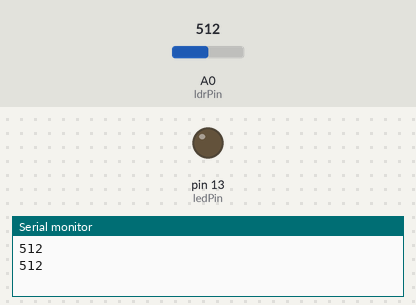
The sketch below on a simulated Arduino Uno, built with avr-gcc and run on an emulated ATmega328P. Parts: output pins drawn as LEDs (lit = HIGH), the last lines printed to the serial monitor. The test bench sets the inputs (shaded band); at power-on: A0 (ldrPin) = 512.

Above: at 1.8 s.
1.9 s: A0 (ldrPin) set to 488
At 3.2 s:
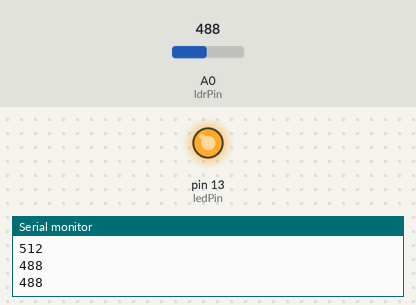
3.5 s: A0 (ldrPin) set to 510
At 4.8 s:
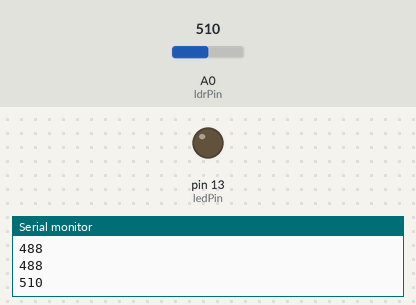
5.5 s: A0 (ldrPin) set to 490
At 6.3 s:
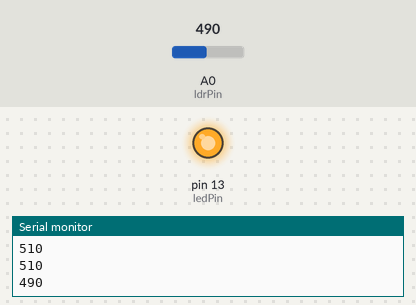
Timing chart, 0 to 8.5 s (numbered marks = the images above; inputs shaded):
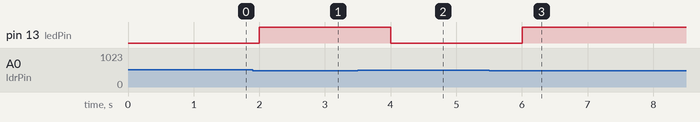

Measured:
- the behaviour switches between 500 and 499 on A0 (ldrPin) (found by bisection; images 0 and 1)
- after the input at 1.9 s, pin 13 (ledPin): LOW → HIGH after 0.10 s
- after the input at 3.5 s, pin 13 (ledPin): HIGH → LOW after 0.50 s
- after the input at 5.5 s, pin 13 (ledPin): LOW → HIGH after 0.50 s

The sketch:

Exp03.ino
```cpp
const int ldrPin = A0;
const int ledPin = 13;
const int threshold = 500;

void setup()
{
    pinMode(ledPin, OUTPUT);
    Serial.begin(9600);
}

void loop()
{
    int ldrValue = analogRead(ldrPin);
    Serial.println(ldrValue);

    if (ldrValue < threshold)
    {
        digitalWrite(ledPin, HIGH);
    }
    else
    {
        digitalWrite(ledPin, LOW);
    }

    delay(1000);
}
```
